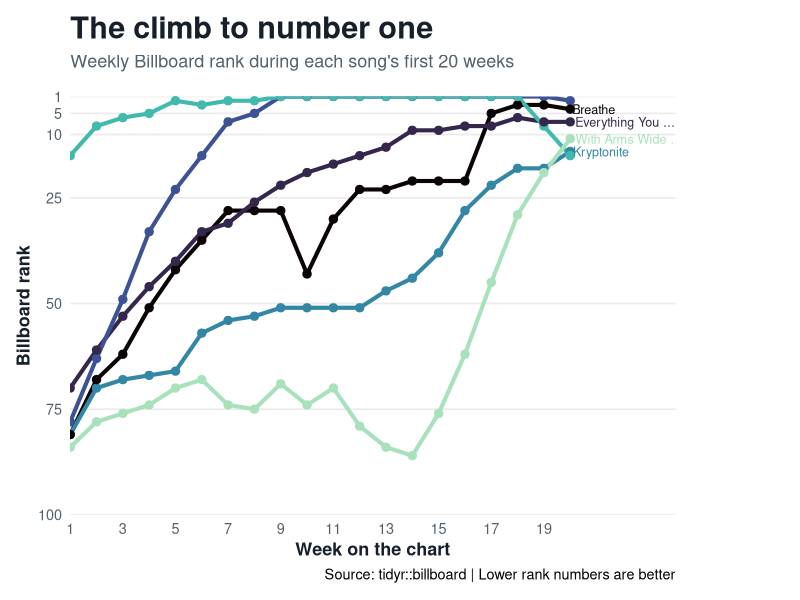

The R script that drew this image:
## ---- chunk 1
#| message: false
library(tidyverse)
## ---- chunk 2
#| message: false
#| fig-width: 10
#| fig-height: 6

billboard_long <- billboard |>
  pivot_longer(
    cols = starts_with("wk"),
    names_to = "week",
    names_prefix = "wk",
    values_to = "rank",
    values_drop_na = TRUE
  ) |>
  mutate(week = as.integer(week))

featured_tracks <- billboard_long |>
  group_by(artist, track) |>
  summarise(
    weeks_in_top_10 = sum(rank <= 10),
    .groups = "drop"
  ) |>
  slice_max(weeks_in_top_10, n = 6, with_ties = FALSE)

chart_data <- billboard_long |>
  semi_join(featured_tracks, by = c("artist", "track")) |>
  filter(week <= 20) |>
  mutate(song = str_c(track, " — ", artist))

latest_positions <- chart_data |>
  group_by(song) |>
  slice_max(week, n = 1, with_ties = FALSE) |>
  mutate(label = str_trunc(track, width = 18)) |>
  ungroup()

ggplot(chart_data, aes(x = week, y = rank, group = song, color = song)) +
  geom_line(linewidth = 1.4, lineend = "round") +
  geom_point(size = 2.5, show.legend = FALSE) +
  geom_text(
    data = latest_positions,
    aes(label = label),
    hjust = -0.05,
    size = 3.2,
    check_overlap = TRUE,
    show.legend = FALSE
  ) +
  scale_x_continuous(
    breaks = seq(1, 20, by = 2),
    limits = c(1, 24),
    expand = c(0, 0)
  ) +
  scale_y_reverse(
    breaks = c(1, 5, 10, 25, 50, 75, 100),
    limits = c(100, 1),
    expand = c(0, 0)
  ) +
  scale_color_viridis_d(option = "mako", end = 0.9) +
  labs(
    title = "The climb to number one",
    subtitle = "Weekly Billboard rank during each song's first 20 weeks",
    x = "Week on the chart",
    y = "Billboard rank",
    caption = "Source: tidyr::billboard | Lower rank numbers are better"
  ) +
  theme_minimal(base_size = 13) +
  theme(
    plot.title = element_text(face = "bold", size = 22, color = "#17202a"),
    plot.subtitle = element_text(color = "#52616b", margin = margin(b = 18)),
    axis.title = element_text(face = "bold", color = "#17202a"),
    axis.text = element_text(color = "#52616b"),
    panel.grid.minor = element_blank(),
    panel.grid.major.x = element_blank(),
    legend.position = "none",
    plot.margin = margin(12, 90, 12, 12)
  )
